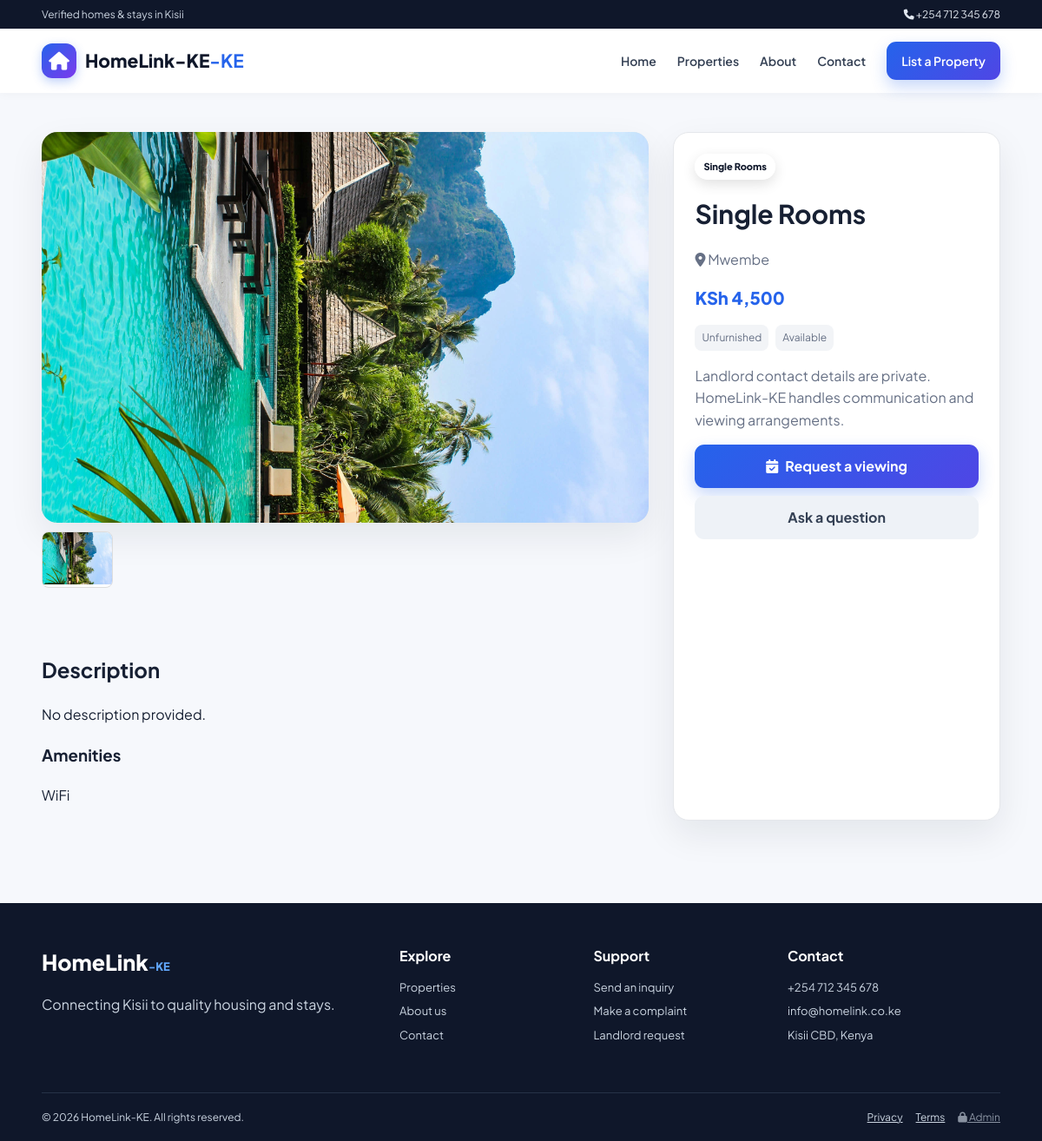
The app's page /properties/details.php?id=8 with its own data.
### tables this page shows
CREATE TABLE IF NOT EXISTS site_settings (
 id INT PRIMARY KEY DEFAULT 1,
 site_name VARCHAR(150) NOT NULL DEFAULT 'HomeLink-KE',
 site_tagline VARCHAR(100) DEFAULT '-KE',
 site_logo VARCHAR(255) DEFAULT '',
 contact_email VARCHAR(100) NOT NULL DEFAULT 'info@homelink.co.ke',
 contact_phone VARCHAR(50) NOT NULL DEFAULT '+254 712 345 678',
 office_location VARCHAR(255) NOT NULL DEFAULT 'Kisii CBD, Kenya',
 contact_location VARCHAR(255) DEFAULT 'Kisii CBD, Kenya',
 mpesa_paybill VARCHAR(50) DEFAULT '',
 mpesa_account VARCHAR(100) DEFAULT '',
 viewing_fee DECIMAL(10,2) DEFAULT 1000,
 maintenance_mode TINYINT(1) DEFAULT 0,
 footer_text VARCHAR(255) DEFAULT '© 2026 HomeLink-KE. All rights reserved.',
 facebook_link VARCHAR(255) DEFAULT '',
 twitter_link VARCHAR(255) DEFAULT '',
 whatsapp_number VARCHAR(50) DEFAULT '',
 instagram_link VARCHAR(255) DEFAULT '',
 updated_at TIMESTAMP DEFAULT CURRENT_TIMESTAMP ON UPDATE CURRENT_TIMESTAMP
);

CREATE TABLE IF NOT EXISTS properties (
 id INT AUTO_INCREMENT PRIMARY KEY,
 title VARCHAR(255) NOT NULL,
 location VARCHAR(255) NOT NULL,
 price DECIMAL(10,2) NOT NULL,
 status ENUM('available','rented','sold','reserved') DEFAULT 'available',
 description TEXT,
 image_url VARCHAR(255) DEFAULT NULL,
 created_at TIMESTAMP DEFAULT CURRENT_TIMESTAMP,
 deposit_info VARCHAR(255) DEFAULT NULL,
 bedrooms INT DEFAULT NULL,
 furnished_status ENUM('Furnished','Unfurnished','Semi-Furnished') DEFAULT 'Unfurnished',
 amenities TEXT,
 category VARCHAR(100) DEFAULT NULL,
 is_verified TINYINT(1) DEFAULT 0,
 is_hidden TINYINT(1) DEFAULT 0,
 landlord_name VARCHAR(255) DEFAULT NULL,
 landlord_phone VARCHAR(50) DEFAULT NULL,
 landlord_email VARCHAR(255) DEFAULT NULL,
 landlord_notes TEXT,
 video_path VARCHAR(255) DEFAULT NULL,
 availability VARCHAR(50) NOT NULL DEFAULT 'Available',
 updated_at TIMESTAMP DEFAULT CURRENT_TIMESTAMP ON UPDATE CURRENT_TIMESTAMP,
 INDEX(category), INDEX(location), INDEX(is_verified,is_hidden)
);

CREATE TABLE IF NOT EXISTS property_photos (
 id INT AUTO_INCREMENT PRIMARY KEY,
 property_id INT NOT NULL,
 photo_path VARCHAR(255) NOT NULL,
 created_at TIMESTAMP DEFAULT CURRENT_TIMESTAMP,
 FOREIGN KEY(property_id) REFERENCES properties(id) ON DELETE CASCADE
);

### includes/auth.php (called while the page is built, shortened)
<?php
function appBaseUrl(): string {
    return '/HomeLink-KE';
}

### includes/functions.php (called while the page is built, shortened)
<?php
require_once __DIR__ . '/auth.php';
function e(?string $value): string {
    return htmlspecialchars((string)$value, ENT_QUOTES, 'UTF-8');
}
function formatKSH(float|int|string $amount): string {
    return 'KSh ' . number_format((float)$amount, 0);
}
function assetUrl(string $path): string {
    $path = trim(str_replace('\\', '/', $path));
    if ($path === '') {
        return '';
    }
    $path = preg_replace('~^\.\./+~', '', $path);
    $path = ltrim($path, '/');
    return appBaseUrl() . '/' . $path;
}
function getSiteSettings(?mysqli $conn = null): array {
    $defaults = [
        'site_name' => 'HomeLink-KE',
        'site_tagline' => '-KE',
        'site_logo' => '',
        'contact_phone' => '+254 712 345 678',
        'contact_email' => 'info@homelink.co.ke',
        'contact_location' => 'Kisii CBD, Kenya',
        'office_location' => 'Kisii CBD, Kenya',
        'whatsapp_number' => '',
        'facebook_link' => '',
        'twitter_link' => '',
        'instagram_link' => '',
        'viewing_fee' => 1000,
        'maintenance_mode' => 0,
        'footer_text' => '© 2026 HomeLink-KE. All rights reserved.'
    ];
    try {
        $conn ??= getDBConnection();
        $res = $conn->query("SELECT * FROM site_settings WHERE id=1 LIMIT 1");
        if ($res && ($row = $res->fetch_assoc())) {
            return array_merge($defaults, $row);
        }
    } catch (Throwable $e) {}
    return $defaults;
}
function getProperty(mysqli $conn, int $id): ?array {
    $stmt = $conn->prepare('SELECT * FROM properties WHERE id=? LIMIT 1');
    $stmt->bind_param('i', $id);
    $stmt->execute();
    $r = $stmt->get_result()->fetch_assoc();
    return $r ?: null;
}
function getPropertyPhotos(mysqli $conn, int $id): array {
    $a = [];
    $stmt = $conn->prepare('SELECT * FROM property_photos WHERE property_id=? ORDER BY id');
    $stmt->bind_param('i', $id);
    $stmt->execute();
    $res = $stmt->get_result();
    while ($r = $res->fetch_assoc()) {
        $a[] = $r;
    }
    return $a;
}
function propertyImage(array $property): string {
    return assetUrl((string)($property['gallery_image'] ?? $property['image_url'] ?? ''));
}

### properties/details.php (the view, shortened to what this page needs)
<?php
require_once __DIR__ . '/../includes/functions.php';
$conn = getDBConnection();
$id = (int)($_GET['id'] ?? 0);
$p = getProperty($conn, $id);
$settings = getSiteSettings($conn);
$photos = getPropertyPhotos($conn, $id);
$isBnb = strtolower((string)$p['category']) === 'bnb';
$mainImage = propertyImage($p);
require __DIR__ . '/../includes/header.php';
?>
<section class="container detail-layout">
    <div>
        <div class="gallery-main">
            <?php if ($mainImage): ?>
                <img id="mainPhoto" src="<?= e($mainImage) ?>" alt="<?= e($p['title']) ?>">
            <?php else: ?>
                <div class="placeholder"><i class="fa-solid fa-house"></i></div>
            <?php endif; ?>
        </div>
        <?php if (count($photos) > 0): ?>
            <div style="display:flex;gap:8px;margin-top:10px;overflow:auto">
                <?php foreach ($photos as $ph): $u = assetUrl($ph['photo_path']); ?>
                    <button type="button" onclick="document.getElementById('mainPhoto').src='<?= e($u) ?>'" style="border:1px solid #ddd;background:#fff;padding:0;border-radius:8px;overflow:hidden">
                        <img src="<?= e($u) ?>" style="width:80px;height:60px;object-fit:cover">
                    </button>
                <?php endforeach; ?>
            </div>
        <?php endif; ?>
        <div class="section" style="padding-bottom:0">
            <h2>Description</h2>
            <p><?= nl2br(e($p['description'] ?: 'No description provided.')) ?></p>
            <?php if ($p['amenities']): ?>
                <h3>Amenities</h3>
                <p><?= e($p['amenities']) ?></p>
            <?php endif; ?>
        </div>
    </div>
    <aside class="detail-card">
        <span class="badge" style="position:static;display:inline-block"><?= e($p['category'] ?: 'Rental') ?></span>
        <h1 style="margin:15px 0 5px;font-size:30px"><?= e($p['title']) ?></h1>
        <p class="muted"><i class="fa-solid fa-location-dot"></i> <?= e($p['location']) ?></p>
        <div class="price"><?= formatKSH($p['price']) ?><?= $isBnb ? ' / night' : '' ?></div>
        <div class="meta-row" style="margin:15px 0">
            <span><?= e($p['furnished_status']) ?></span>
            <span><?= e($p['availability']) ?></span>
        </div>
        <p class="muted">Landlord contact details are private. HomeLink-KE handles communication and viewing arrangements.</p>
        <a class="btn btn-primary" style="width:100%" href="<?= appBaseUrl() ?>/forms/<?= $isBnb ? 'bnb-request.php' : 'viewing-request.php' ?>?property_id=<?= $p['id'] ?>">
            <i class="fa-solid <?= $isBnb ? 'fa-calendar-days' : 'fa-calendar-check' ?>"></i> <?= $isBnb ? 'Request this BnB' : 'Request a viewing' ?>
        </a>
        <a class="btn btn-muted" style="width:100%;margin-top:9px" href="<?= appBaseUrl() ?>/forms/inquiry.php?property_id=<?= $p['id'] ?>">Ask a question</a>
    </aside>
</section>
<?php require __DIR__ . '/../includes/footer.php'; ?>

### includes/header.php (shortened to what this page needs)
<?php
require_once __DIR__ . '/functions.php';
$settings = $settings ?? getSiteSettings();
$siteName = $settings['site_name'] ?? 'HomeLink-KE';
$tagline = $settings['site_tagline'] ?? '-KE';
$logo = assetUrl((string)($settings['site_logo'] ?? ''));
$current = basename($_SERVER['PHP_SELF'] ?? 'index.php');
?>
<!doctype html>
<html lang="en">
<head>
    <link rel="stylesheet" href="https://cdnjs.cloudflare.com/ajax/libs/font-awesome/6.5.2/css/all.min.css">
    <link rel="stylesheet" href="<?= appBaseUrl() ?>/assets/folder/style.css">
</head>
<body>
    <header class="site-header">
        <div class="topbar">
            <div>Verified homes & stays in Kisii</div>
            <div class="top-contact">
                <?php if (!empty($settings['contact_phone'])): ?>
                    <a href="tel:<?= e($settings['contact_phone']) ?>">
                        <i class="fa-solid fa-phone"></i> <?= e($settings['contact_phone']) ?>
                    </a>
                <?php endif; ?>
            </div>
        </div>
        <nav class="navbar container">
            <a class="brand" href="<?= appBaseUrl() ?>/index.php">
                <?php if ($logo && file_exists(__DIR__ . '/../' . ltrim((string)$settings['site_logo'], './'))): ?>
                    <img src="<?= $logo ?>" alt="<?= e($siteName) ?> logo">
                <?php else: ?>
                    <span class="brand-mark"><i class="fa-solid fa-house"></i></span>
                <?php endif; ?>
                <span><?= e($siteName) ?><b><?= e($tagline) ?></b></span>
            </a>
            <div class="nav-links">
                <a class="<?= ($current === 'index.php' ? 'active' : '') ?>" href="<?= appBaseUrl() ?>/index.php">Home</a>
                <a href="<?= appBaseUrl() ?>/properties/index.php">Properties</a>
                <a href="<?= appBaseUrl() ?>/pages/about.php">About</a>
                <a href="<?= appBaseUrl() ?>/pages/contact.php">Contact</a>
                <a class="nav-cta" href="<?= appBaseUrl() ?>/forms/landlord-request.php">List a Property</a>
            </div>
        </nav>
    </header>
    <main>

### includes/footer.php (shortened to what this page needs)
<?php
$settings = $settings ?? getSiteSettings();
$flash = getFlash();?>
</main>
<footer class="site-footer">
    <div class="container footer-grid">
        <div>
            <div class="footer-brand">HomeLink<span>-KE</span></div>
            <p><?= e($settings['footer_text'] ?? 'Connecting clients to verified homes and stays.') ?></p>
        </div>
        <div>
            <h4>Explore</h4>
            <a href="<?= appBaseUrl() ?>/properties/index.php">Properties</a>
            <a href="<?= appBaseUrl() ?>/pages/about.php">About us</a>
            <a href="<?= appBaseUrl() ?>/pages/contact.php">Contact</a>
        </div>
        <div>
            <h4>Support</h4>
            <a href="<?= appBaseUrl() ?>/forms/inquiry.php">Send an inquiry</a>
            <a href="<?= appBaseUrl() ?>/forms/complaint.php">Make a complaint</a>            <a href="<?= appBaseUrl() ?>/forms/landlord-request.php">Landlord request</a>        </div>
        <div>
            <h4>Contact</h4>
            <?php if (!empty($settings['contact_phone'])): ?>
                <a href="tel:<?= e($settings['contact_phone']) ?>"><?= e($settings['contact_phone']) ?></a>
            <?php endif; ?>
            <?php if (!empty($settings['contact_email'])): ?>
                <a href="mailto:<?= e($settings['contact_email']) ?>"><?= e($settings['contact_email']) ?></a>
            <?php endif; ?>
            <span><?= e($settings['office_location'] ?? $settings['contact_location'] ?? 'Kisii CBD, Kenya') ?></span>
        </div>
    </div>
    <div class="footer-bottom container">
        <span>© <?= date('Y') ?> HomeLink-KE. All rights reserved.</span>
        <div>
            <a href="<?= appBaseUrl() ?>/pages/privacy.php">Privacy</a>
            <a href="<?= appBaseUrl() ?>/pages/terms.php">Terms</a>
            <a class="admin-footer-link" href="<?= appBaseUrl() ?>/admin/login.php">                <i class="fa-solid fa-lock"></i> Admin
            </a>
        </div>
    </div>
</footer>
</body>
</html>

### assets/folder/style.css (style rules this page uses)
:root { --primary: #2563eb; --primary-dark: #1d4ed8; --secondary: #0f172a; --accent: #10b981; --bg: #f6f8fc; --card: #ffffff; --text: #172033; --muted: #667085; --border: #e5e7eb; --danger: #dc2626; --warning: #b45309; --shadow: 0 16px 40px rgba(15, 23, 42, 0.08); --shadow-3d: 0 20px 35px -10px rgba(15, 23, 42, 0.15), 0 10px 15px -5px rgba(0, 0, 0, 0.04); --radius: 18px; --transition: all 0.3s cubic-bezier(0.16, 1, 0.3, 1); --touch-target: 44px; }
* { box-sizing: border-box; -webkit-tap-highlight-color: transparent; }
html { scroll-behavior: smooth; }
body { margin: 0; background: var(--bg); color: var(--text); font-family: 'Plus Jakarta Sans', Arial, sans-serif; line-height: 1.6; overflow-x: hidden; }
a { color: inherit; }
main { min-height: 60vh; }
.container { width: min(1180px, 92%); margin: auto; }
.topbar { background: var(--secondary); color: #cbd5e1; display: flex; justify-content: space-between; gap: 20px; padding: 7px 4%; font-size: 12px; }
.top-contact a { color: #e2e8f0; text-decoration: none; }
.site-header { background: #ffffff; position: sticky; top: 0; z-index: 1000; box-shadow: 0 2px 10px rgba(0, 0, 0, 0.03); }
.navbar { min-height: 74px; display: flex; align-items: center; justify-content: space-between; gap: 25px; }
.brand { display: flex; align-items: center; gap: 10px; text-decoration: none; font-size: 21px; font-weight: 800; color: var(--secondary); }
.brand b { color: var(--primary); }
.brand-mark { width: 40px; height: 40px; border-radius: 12px; background: linear-gradient(135deg, var(--primary), #7c3aed); color: #ffffff; display: grid; place-items: center; box-shadow: 0 4px 12px rgba(37, 99, 235, 0.3); }
.nav-links { display: flex; align-items: center; gap: 24px; }
.nav-links a { text-decoration: none; font-weight: 600; font-size: 14px; color: #344054; transition: var(--transition); }
.nav-cta, .btn-primary { background: linear-gradient(135deg, var(--primary), #4f46e5) !important; color: #ffffff !important; padding: 11px 17px; border-radius: 11px; box-shadow: 0 8px 18px rgba(37, 99, 235, 0.25); transition: var(--transition); min-height: var(--touch-target); }
.btn { display: inline-flex; align-items: center; justify-content: center; gap: 8px; border: 0; border-radius: 11px; padding: 12px 18px; text-decoration: none; font-weight: 700; cursor: pointer; transition: var(--transition); perspective: 500px; min-height: var(--touch-target); }
.btn-muted { background: #eef2f7; color: #344054; }
.section { padding: 55px 0; }
.badge { position: absolute; top: 12px; left: 12px; background: rgba(255, 255, 255, 0.95); backdrop-filter: blur(4px); color: #0f172a; border-radius: 99px; padding: 6px 10px; font-size: 11px; font-weight: 800; box-shadow: 0 5px 15px rgba(0, 0, 0, 0.12); z-index: 2; }
.muted { color: var(--muted); }
.price { font-size: 20px; font-weight: 800; color: var(--primary); margin: 8px 0; }
.meta-row { display: flex; flex-wrap: wrap; gap: 8px; color: #667085; font-size: 12px; }
.meta-row span { background: #f2f4f7; border-radius: 8px; padding: 5px 8px; }
.detail-layout { display: grid; grid-template-columns: 1.3fr 0.7fr; gap: 28px; padding: 45px 0; }
.gallery-main { height: 450px; border-radius: 18px; overflow: hidden; background: #e5e7eb; box-shadow: var(--shadow); }
.gallery-main img { width: 100%; height: 100%; object-fit: cover; }
.detail-card { background: #ffffff; border: 1px solid var(--border); border-radius: 18px; padding: 24px; box-shadow: var(--shadow); }
.site-footer { background: #0f172a; color: #cbd5e1; margin-top: 50px; }
.footer-grid { display: grid; grid-template-columns: 2fr 1fr 1fr 1.3fr; gap: 35px; padding: 48px 0; }
.footer-grid h4 { color: #ffffff; margin: 0 0 13px; }
.footer-grid a, .footer-grid span { display: block; text-decoration: none; margin: 7px 0; font-size: 13px; transition: var(--transition); }
.footer-brand { font-size: 25px; font-weight: 800; color: #ffffff; }
.footer-brand span { display: inline; color: #60a5fa; }
.footer-bottom { border-top: 1px solid #263247; padding: 18px 0; display: flex; justify-content: space-between; gap: 15px; font-size: 12px; }
.footer-bottom div { display: flex; gap: 15px; }
.admin-footer-link { opacity: 0.65; }

### records on screen
site_settings: contact_phone "+254 712 345 678", site_name "HomeLink-KE", site_tagline "-KE", footer_text "Connecting Kisii to quality housing and stays.", contact_email "info@homelink.co.ke", office_location "Kisii CBD, Kenya"
properties: image_url (picture), description "No description provided.", amenities "WiFi", category "Single Rooms", title "Single Rooms", location "Mwembe", price "KSh 4,500", furnished_status "Unfurnished", availability "Available"
property_photos: photo_path (picture)
